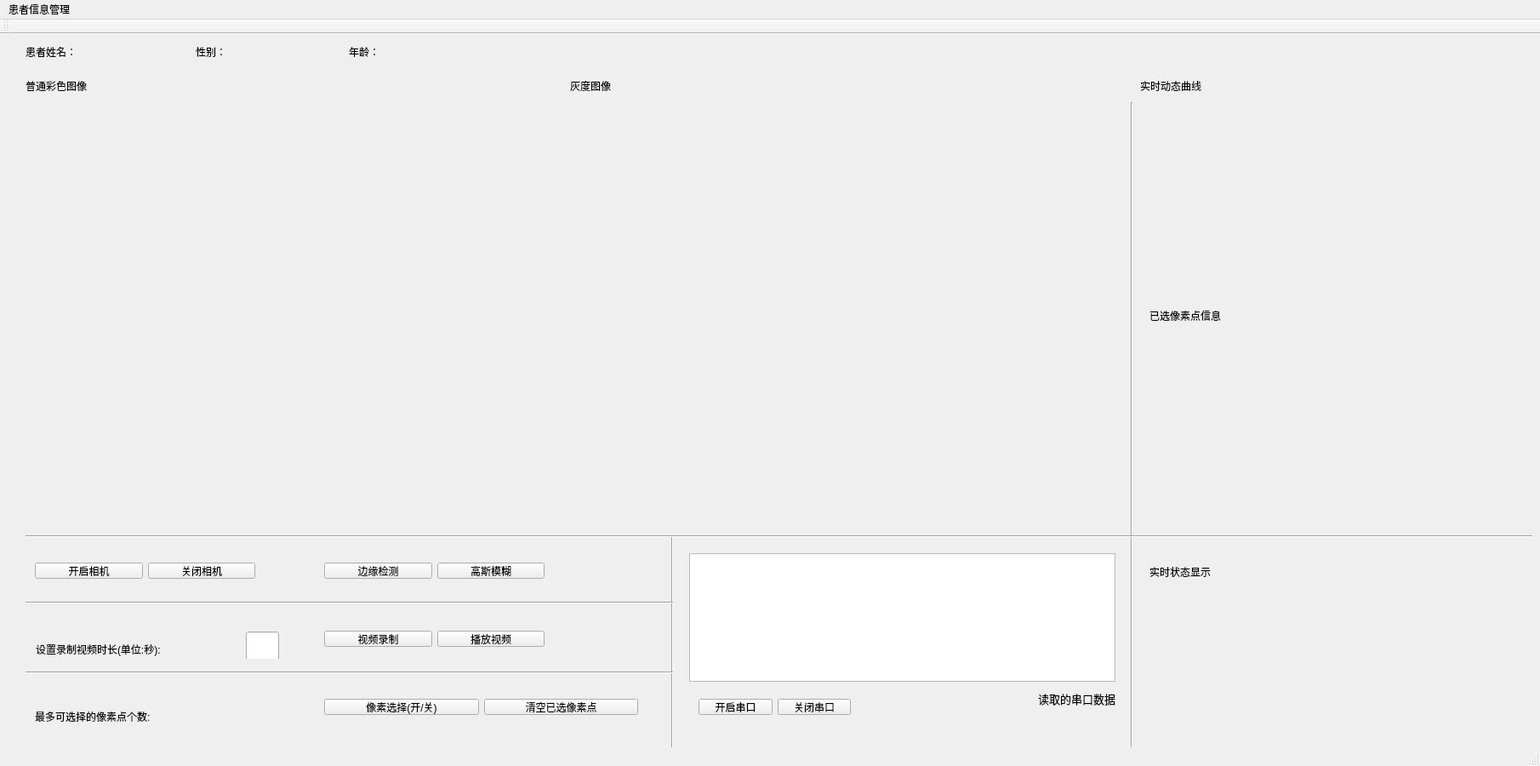
<?xml version="1.0" encoding="UTF-8"?>
<ui version="4.0">
 <class>MainWindow</class>
 <widget class="QMainWindow" name="MainWindow">
  <property name="geometry">
   <rect>
    <x>0</x>
    <y>0</y>
    <width>1810</width>
    <height>900</height>
   </rect>
  </property>
  <property name="windowTitle">
   <string>LPI诊断系统</string>
  </property>
  <widget class="QWidget" name="centralWidget">
   <widget class="QLabel" name="label_7">
    <property name="geometry">
     <rect>
      <x>30</x>
      <y>50</y>
      <width>131</width>
      <height>21</height>
     </rect>
    </property>
    <property name="minimumSize">
     <size>
      <width>131</width>
      <height>21</height>
     </size>
    </property>
    <property name="maximumSize">
     <size>
      <width>131</width>
      <height>21</height>
     </size>
    </property>
    <property name="text">
     <string>普通彩色图像</string>
    </property>
    <property name="scaledContents">
     <bool>false</bool>
    </property>
   </widget>
   <widget class="QWidget" name="horizontalLayoutWidget_2">
    <property name="geometry">
     <rect>
      <x>30</x>
      <y>80</y>
      <width>1281</width>
      <height>501</height>
     </rect>
    </property>
    <layout class="QHBoxLayout" name="horizontalLayout_2">
     <item>
      <widget class="QLabel" name="label">
       <property name="text">
        <string/>
       </property>
       <property name="alignment">
        <set>Qt::AlignLeading|Qt::AlignLeft|Qt::AlignTop</set>
       </property>
      </widget>
     </item>
     <item>
      <widget class="QLabel" name="label_2">
       <property name="text">
        <string/>
       </property>
       <property name="alignment">
        <set>Qt::AlignLeading|Qt::AlignLeft|Qt::AlignTop</set>
       </property>
      </widget>
     </item>
    </layout>
   </widget>
   <widget class="QLabel" name="label_13">
    <property name="geometry">
     <rect>
      <x>410</x>
      <y>10</y>
      <width>81</width>
      <height>21</height>
     </rect>
    </property>
    <property name="minimumSize">
     <size>
      <width>81</width>
      <height>21</height>
     </size>
    </property>
    <property name="maximumSize">
     <size>
      <width>81</width>
      <height>21</height>
     </size>
    </property>
    <property name="text">
     <string>年龄：</string>
    </property>
   </widget>
   <widget class="QLabel" name="label_10">
    <property name="geometry">
     <rect>
      <x>30</x>
      <y>10</y>
      <width>131</width>
      <height>21</height>
     </rect>
    </property>
    <property name="minimumSize">
     <size>
      <width>131</width>
      <height>21</height>
     </size>
    </property>
    <property name="maximumSize">
     <size>
      <width>131</width>
      <height>21</height>
     </size>
    </property>
    <property name="text">
     <string>患者姓名：</string>
    </property>
   </widget>
   <widget class="QWidget" name="layoutWidget">
    <property name="geometry">
     <rect>
      <x>30</x>
      <y>610</y>
      <width>281</width>
      <height>41</height>
     </rect>
    </property>
    <layout class="QHBoxLayout" name="horizontalLayout_4">
     <item>
      <widget class="QPushButton" name="open_camera">
       <property name="text">
        <string>开启相机</string>
       </property>
      </widget>
     </item>
     <item>
      <widget class="QPushButton" name="close_camera">
       <property name="text">
        <string>关闭相机</string>
       </property>
      </widget>
     </item>
    </layout>
   </widget>
   <widget class="QLabel" name="label_8">
    <property name="geometry">
     <rect>
      <x>670</x>
      <y>50</y>
      <width>201</width>
      <height>21</height>
     </rect>
    </property>
    <property name="minimumSize">
     <size>
      <width>201</width>
      <height>21</height>
     </size>
    </property>
    <property name="maximumSize">
     <size>
      <width>201</width>
      <height>21</height>
     </size>
    </property>
    <property name="text">
     <string>灰度图像</string>
    </property>
   </widget>
   <widget class="QWidget" name="horizontalLayoutWidget">
    <property name="geometry">
     <rect>
      <x>370</x>
      <y>770</y>
      <width>391</width>
      <height>41</height>
     </rect>
    </property>
    <layout class="QHBoxLayout" name="horizontalLayout">
     <item>
      <widget class="QPushButton" name="select_points">
       <property name="text">
        <string>像素选择(开/关)</string>
       </property>
      </widget>
     </item>
     <item>
      <widget class="QPushButton" name="clear_points">
       <property name="text">
        <string>清空已选像素点</string>
       </property>
      </widget>
     </item>
    </layout>
   </widget>
   <widget class="QLabel" name="label_12">
    <property name="geometry">
     <rect>
      <x>230</x>
      <y>10</y>
      <width>71</width>
      <height>21</height>
     </rect>
    </property>
    <property name="minimumSize">
     <size>
      <width>71</width>
      <height>21</height>
     </size>
    </property>
    <property name="maximumSize">
     <size>
      <width>71</width>
      <height>21</height>
     </size>
    </property>
    <property name="text">
     <string>性别：</string>
    </property>
   </widget>
   <widget class="QLabel" name="label_19">
    <property name="geometry">
     <rect>
      <x>1140</x>
      <y>770</y>
      <width>171</width>
      <height>21</height>
     </rect>
    </property>
    <property name="minimumSize">
     <size>
      <width>171</width>
      <height>21</height>
     </size>
    </property>
    <property name="maximumSize">
     <size>
      <width>171</width>
      <height>21</height>
     </size>
    </property>
    <property name="font">
     <font>
      <pointsize>10</pointsize>
     </font>
    </property>
    <property name="text">
     <string>读取的串口数据</string>
    </property>
    <property name="alignment">
     <set>Qt::AlignRight|Qt::AlignTrailing|Qt::AlignVCenter</set>
    </property>
   </widget>
   <widget class="QTextBrowser" name="textBrowser">
    <property name="geometry">
     <rect>
      <x>810</x>
      <y>610</y>
      <width>501</width>
      <height>151</height>
     </rect>
    </property>
   </widget>
   <widget class="QWidget" name="layoutWidget">
    <property name="geometry">
     <rect>
      <x>370</x>
      <y>690</y>
      <width>281</width>
      <height>41</height>
     </rect>
    </property>
    <layout class="QHBoxLayout" name="horizontalLayout_5">
     <item>
      <widget class="QPushButton" name="record_video">
       <property name="text">
        <string>视频录制</string>
       </property>
      </widget>
     </item>
     <item>
      <widget class="QPushButton" name="play_video">
       <property name="text">
        <string>播放视频</string>
       </property>
      </widget>
     </item>
    </layout>
   </widget>
   <widget class="QLabel" name="label_5">
    <property name="geometry">
     <rect>
      <x>1340</x>
      <y>50</y>
      <width>291</width>
      <height>21</height>
     </rect>
    </property>
    <property name="minimumSize">
     <size>
      <width>291</width>
      <height>21</height>
     </size>
    </property>
    <property name="maximumSize">
     <size>
      <width>291</width>
      <height>21</height>
     </size>
    </property>
    <property name="text">
     <string>实时动态曲线</string>
    </property>
   </widget>
   <widget class="Line" name="line_2">
    <property name="geometry">
     <rect>
      <x>780</x>
      <y>590</y>
      <width>20</width>
      <height>261</height>
     </rect>
    </property>
    <property name="orientation">
     <enum>Qt::Vertical</enum>
    </property>
   </widget>
   <widget class="Line" name="line_3">
    <property name="geometry">
     <rect>
      <x>1320</x>
      <y>80</y>
      <width>20</width>
      <height>771</height>
     </rect>
    </property>
    <property name="orientation">
     <enum>Qt::Vertical</enum>
    </property>
   </widget>
   <widget class="Line" name="line">
    <property name="geometry">
     <rect>
      <x>30</x>
      <y>660</y>
      <width>761</width>
      <height>16</height>
     </rect>
    </property>
    <property name="frameShadow">
     <enum>QFrame::Sunken</enum>
    </property>
    <property name="orientation">
     <enum>Qt::Horizontal</enum>
    </property>
   </widget>
   <widget class="Line" name="line_5">
    <property name="geometry">
     <rect>
      <x>30</x>
      <y>580</y>
      <width>1771</width>
      <height>20</height>
     </rect>
    </property>
    <property name="orientation">
     <enum>Qt::Horizontal</enum>
    </property>
   </widget>
   <widget class="QWidget" name="layoutWidget">
    <property name="geometry">
     <rect>
      <x>810</x>
      <y>770</y>
      <width>201</width>
      <height>41</height>
     </rect>
    </property>
    <layout class="QHBoxLayout" name="horizontalLayout_3">
     <item>
      <widget class="QPushButton" name="open_port">
       <property name="text">
        <string>开启串口</string>
       </property>
      </widget>
     </item>
     <item>
      <widget class="QPushButton" name="close_port">
       <property name="text">
        <string>关闭串口</string>
       </property>
      </widget>
     </item>
    </layout>
   </widget>
   <widget class="QWidget" name="layoutWidget">
    <property name="geometry">
     <rect>
      <x>1340</x>
      <y>80</y>
      <width>441</width>
      <height>501</height>
     </rect>
    </property>
    <layout class="QVBoxLayout" name="verticalLayout">
     <item>
      <widget class="QCustomPlot" name="customplot" native="true"/>
     </item>
     <item>
      <widget class="QLabel" name="label_6">
       <property name="maximumSize">
        <size>
         <width>16777215</width>
         <height>31</height>
        </size>
       </property>
       <property name="text">
        <string>已选像素点信息</string>
       </property>
      </widget>
     </item>
     <item>
      <widget class="QLabel" name="label_16">
       <property name="text">
        <string/>
       </property>
       <property name="alignment">
        <set>Qt::AlignLeading|Qt::AlignLeft|Qt::AlignTop</set>
       </property>
       <property name="wordWrap">
        <bool>true</bool>
       </property>
      </widget>
     </item>
    </layout>
   </widget>
   <widget class="Line" name="line_4">
    <property name="geometry">
     <rect>
      <x>30</x>
      <y>740</y>
      <width>761</width>
      <height>21</height>
     </rect>
    </property>
    <property name="orientation">
     <enum>Qt::Horizontal</enum>
    </property>
   </widget>
   <widget class="QWidget" name="layoutWidget">
    <property name="geometry">
     <rect>
      <x>370</x>
      <y>610</y>
      <width>281</width>
      <height>41</height>
     </rect>
    </property>
    <layout class="QHBoxLayout" name="horizontalLayout_6">
     <item>
      <widget class="QPushButton" name="edge_detect">
       <property name="text">
        <string>边缘检测</string>
       </property>
      </widget>
     </item>
     <item>
      <widget class="QPushButton" name="gauss_blur">
       <property name="text">
        <string>高斯模糊</string>
       </property>
      </widget>
     </item>
    </layout>
   </widget>
   <widget class="QWidget" name="layoutWidget">
    <property name="geometry">
     <rect>
      <x>30</x>
      <y>770</y>
      <width>298</width>
      <height>43</height>
     </rect>
    </property>
    <layout class="QHBoxLayout" name="horizontalLayout_7">
     <item>
      <widget class="QLabel" name="label_11">
       <property name="minimumSize">
        <size>
         <width>231</width>
         <height>41</height>
        </size>
       </property>
       <property name="maximumSize">
        <size>
         <width>231</width>
         <height>41</height>
        </size>
       </property>
       <property name="text">
        <string>最多可选择的像素点个数:</string>
       </property>
      </widget>
     </item>
     <item>
      <widget class="QLabel" name="point_Num">
       <property name="minimumSize">
        <size>
         <width>61</width>
         <height>41</height>
        </size>
       </property>
       <property name="maximumSize">
        <size>
         <width>61</width>
         <height>41</height>
        </size>
       </property>
       <property name="font">
        <font>
         <family>Times New Roman</family>
         <pointsize>11</pointsize>
        </font>
       </property>
       <property name="text">
        <string/>
       </property>
      </widget>
     </item>
    </layout>
   </widget>
   <widget class="QWidget" name="layoutWidget">
    <property name="geometry">
     <rect>
      <x>1340</x>
      <y>600</y>
      <width>443</width>
      <height>138</height>
     </rect>
    </property>
    <layout class="QVBoxLayout" name="verticalLayout_2">
     <item>
      <widget class="QLabel" name="label_4">
       <property name="minimumSize">
        <size>
         <width>441</width>
         <height>41</height>
        </size>
       </property>
       <property name="maximumSize">
        <size>
         <width>441</width>
         <height>41</height>
        </size>
       </property>
       <property name="font">
        <font>
         <pointsize>9</pointsize>
        </font>
       </property>
       <property name="text">
        <string>实时状态显示</string>
       </property>
      </widget>
     </item>
     <item>
      <widget class="QLabel" name="label_3">
       <property name="minimumSize">
        <size>
         <width>441</width>
         <height>91</height>
        </size>
       </property>
       <property name="maximumSize">
        <size>
         <width>441</width>
         <height>91</height>
        </size>
       </property>
       <property name="font">
        <font>
         <pointsize>10</pointsize>
        </font>
       </property>
       <property name="text">
        <string/>
       </property>
       <property name="alignment">
        <set>Qt::AlignLeading|Qt::AlignLeft|Qt::AlignTop</set>
       </property>
       <property name="wordWrap">
        <bool>true</bool>
       </property>
      </widget>
     </item>
    </layout>
   </widget>
   <widget class="QWidget" name="layoutWidget">
    <property name="geometry">
     <rect>
      <x>31</x>
      <y>691</y>
      <width>308</width>
      <height>43</height>
     </rect>
    </property>
    <layout class="QHBoxLayout" name="horizontalLayout_8">
     <item>
      <widget class="QLabel" name="label_9">
       <property name="minimumSize">
        <size>
         <width>241</width>
         <height>41</height>
        </size>
       </property>
       <property name="maximumSize">
        <size>
         <width>241</width>
         <height>41</height>
        </size>
       </property>
       <property name="text">
        <string>设置录制视频时长(单位:秒):</string>
       </property>
      </widget>
     </item>
     <item>
      <widget class="QLineEdit" name="time_length">
       <property name="minimumSize">
        <size>
         <width>0</width>
         <height>41</height>
        </size>
       </property>
       <property name="maximumSize">
        <size>
         <width>61</width>
         <height>41</height>
        </size>
       </property>
       <property name="font">
        <font>
         <family>Times New Roman</family>
         <pointsize>10</pointsize>
        </font>
       </property>
      </widget>
     </item>
    </layout>
   </widget>
  </widget>
  <widget class="QMenuBar" name="menuBar">
   <property name="geometry">
    <rect>
     <x>0</x>
     <y>0</y>
     <width>1810</width>
     <height>17</height>
    </rect>
   </property>
   <widget class="QMenu" name="menu">
    <property name="title">
     <string>患者信息管理</string>
    </property>
    <addaction name="separator"/>
    <addaction name="separator"/>
    <addaction name="inputdialog"/>
    <addaction name="modifydialog"/>
    <addaction name="getalldialog"/>
   </widget>
   <addaction name="menu"/>
  </widget>
  <widget class="QToolBar" name="mainToolBar">
   <attribute name="toolBarArea">
    <enum>TopToolBarArea</enum>
   </attribute>
   <attribute name="toolBarBreak">
    <bool>false</bool>
   </attribute>
  </widget>
  <widget class="QStatusBar" name="statusBar"/>
  <action name="inputdialog">
   <property name="text">
    <string>输入信息</string>
   </property>
  </action>
  <action name="modifydialog">
   <property name="text">
    <string>查询信息</string>
   </property>
  </action>
  <action name="action_5">
   <property name="text">
    <string>删除信息</string>
   </property>
  </action>
  <action name="getalldialog">
   <property name="text">
    <string>显示全部信息</string>
   </property>
  </action>
 </widget>
 <layoutdefault spacing="6" margin="11"/>
 <customwidgets>
  <customwidget>
   <class>QCustomPlot</class>
   <extends>QWidget</extends>
   <header location="global">qcustomplot.h</header>
   <container>1</container>
  </customwidget>
 </customwidgets>
 <resources/>
 <connections/>
</ui>
